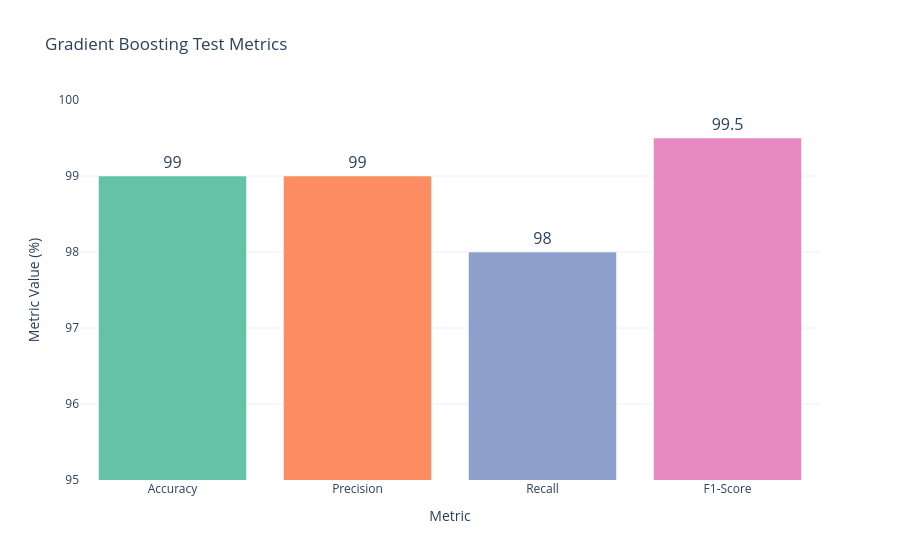

Source (notebook cell):
### Code cell
import pandas as pd
import plotly.express as px

# Example data for metrics
metrics_data = {
    "Model": ["Gradient Boosting"] * 4,  # Repeat "Random Forest" to match the length of the other lists
    "Metric": ["Accuracy", "Precision", "Recall", "F1-Score"],
    "Value": [99,99,98,99.5],
}

df = pd.DataFrame(metrics_data)

# Create a plot for the model
fig = px.bar(
    df,
    x="Metric",
    y="Value",
    color="Metric",
    title="Gradient Boosting Test Metrics",
    labels={"Value": "Metric Value (%)", "Metric": "Metric"},
    color_discrete_sequence=px.colors.qualitative.Set2,
    text="Value",
)
fig.update_traces(
    textfont_size=16,  # Increase text size
    textposition="outside"  # Place the text outside the bars for better visibility
)

fig.update_layout(
    yaxis=dict(title="Metric Value (%)", range=[95, 100]),
    template="plotly_white",
    showlegend=False
)

fig.show()

### Figure 1 — Plotly figure (JSON) as saved in the notebook; plotly's stock layout.template omitted (floating-point values rounded to 4 significant figures)
{"data": [{"alignmentgroup": "True", "hovertemplate": "Metric=%{x}<br>Metric Value (%)=%{text}<extra></extra>", "legendgroup": "Accuracy", "marker": {"color": "rgb(102,194,165)", "pattern": {"shape": ""}}, "name": "Accuracy", "offsetgroup": "Accuracy", "orientation": "v", "showlegend": true, "text": [99], "textfont": {"size": 16}, "textposition": "outside", "type": "bar", "x": ["Accuracy"], "xaxis": "x", "y": [99], "yaxis": "y"}, {"alignmentgroup": "True", "hovertemplate": "Metric=%{x}<br>Metric Value (%)=%{text}<extra></extra>", "legendgroup": "Precision", "marker": {"color": "rgb(252,141,98)", "pattern": {"shape": ""}}, "name": "Precision", "offsetgroup": "Precision", "orientation": "v", "showlegend": true, "text": [99], "textfont": {"size": 16}, "textposition": "outside", "type": "bar", "x": ["Precision"], "xaxis": "x", "y": [99], "yaxis": "y"}, {"alignmentgroup": "True", "hovertemplate": "Metric=%{x}<br>Metric Value (%)=%{text}<extra></extra>", "legendgroup": "Recall", "marker": {"color": "rgb(141,160,203)", "pattern": {"shape": ""}}, "name": "Recall", "offsetgroup": "Recall", "orientation": "v", "showlegend": true, "text": [98], "textfont": {"size": 16}, "textposition": "outside", "type": "bar", "x": ["Recall"], "xaxis": "x", "y": [98], "yaxis": "y"}, {"alignmentgroup": "True", "hovertemplate": "Metric=%{x}<br>Metric Value (%)=%{text}<extra></extra>", "legendgroup": "F1-Score", "marker": {"color": "rgb(231,138,195)", "pattern": {"shape": ""}}, "name": "F1-Score", "offsetgroup": "F1-Score", "orientation": "v", "showlegend": true, "text": [99.5], "textfont": {"size": 16}, "textposition": "outside", "type": "bar", "x": ["F1-Score"], "xaxis": "x", "y": [99.5], "yaxis": "y"}], "layout": {"autosize": true, "barmode": "relative", "legend": {"title": {"text": "Metric"}, "tracegroupgap": 0}, "showlegend": false, "title": {"text": "Gradient Boosting Test Metrics"}, "xaxis": {"anchor": "y", "autorange": true, "categoryarray": ["Accuracy", "Precision", "Recall", "F1-Score"], "categoryorder": "array", "domain": [0, 1], "range": [-0.5, 3.5], "title": {"text": "Metric"}, "type": "category"}, "yaxis": {"anchor": "x", "domain": [0, 1], "range": [95, 100], "title": {"text": "Metric Value (%)"}, "type": "linear"}}}
